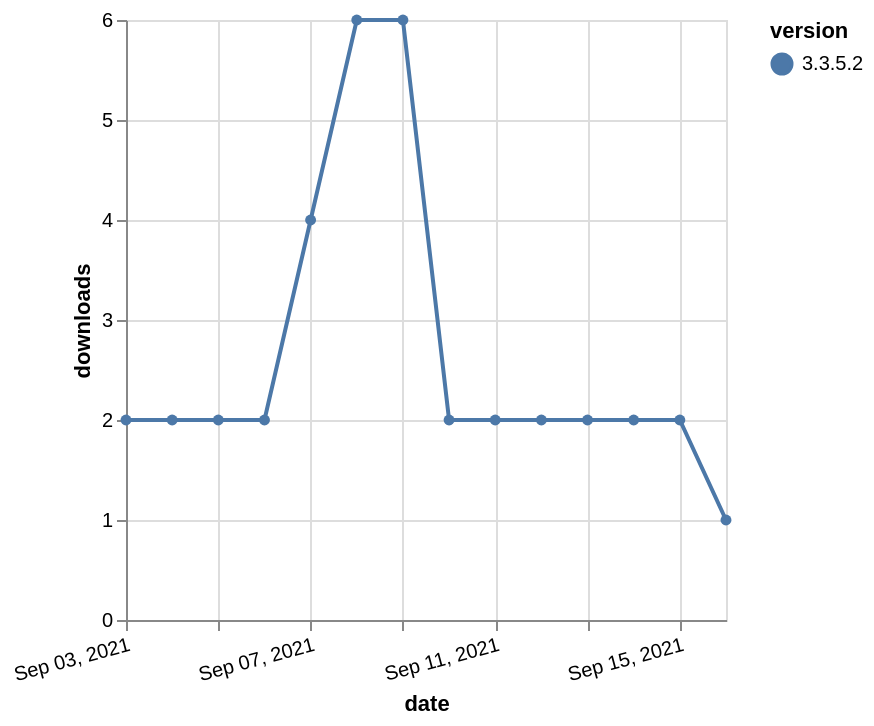

Write the Vega-Lite specification saved for this chart.
### Vega-Lite specification from a JSON file in a GitHub repository (floating-point values rounded to 4 significant figures)
{"$schema": "https://vega.github.io/schema/vega-lite/v5.json", "description": "A simple bar chart with embedded data.", "data": {"values": [{"date": "2021-09-03", "total": 2510, "delta": 2, "version": "3.3.5.2"}, {"date": "2021-09-04", "total": 2512, "delta": 2, "version": "3.3.5.2"}, {"date": "2021-09-05", "total": 2514, "delta": 2, "version": "3.3.5.2"}, {"date": "2021-09-06", "total": 2516, "delta": 2, "version": "3.3.5.2"}, {"date": "2021-09-07", "total": 2520, "delta": 4, "version": "3.3.5.2"}, {"date": "2021-09-08", "total": 2526, "delta": 6, "version": "3.3.5.2"}, {"date": "2021-09-09", "total": 2532, "delta": 6, "version": "3.3.5.2"}, {"date": "2021-09-10", "total": 2534, "delta": 2, "version": "3.3.5.2"}, {"date": "2021-09-11", "total": 2536, "delta": 2, "version": "3.3.5.2"}, {"date": "2021-09-12", "total": 2538, "delta": 2, "version": "3.3.5.2"}, {"date": "2021-09-13", "total": 2540, "delta": 2, "version": "3.3.5.2"}, {"date": "2021-09-14", "total": 2542, "delta": 2, "version": "3.3.5.2"}, {"date": "2021-09-15", "total": 2544, "delta": 2, "version": "3.3.5.2"}, {"date": "2021-09-16", "total": 2545, "delta": 1, "version": "3.3.5.2"}]}, "width": "container", "mark": {"type": "line", "point": {"filled": true}}, "encoding": {"x": {"field": "date", "type": "temporal", "timeUnit": "yearmonthdate", "title": "date", "axis": {"labelAngle": -15}}, "y": {"field": "delta", "type": "quantitative", "title": "downloads"}, "color": {"field": "version", "type": "nominal"}, "tooltip": {"field": "delta"}}}
